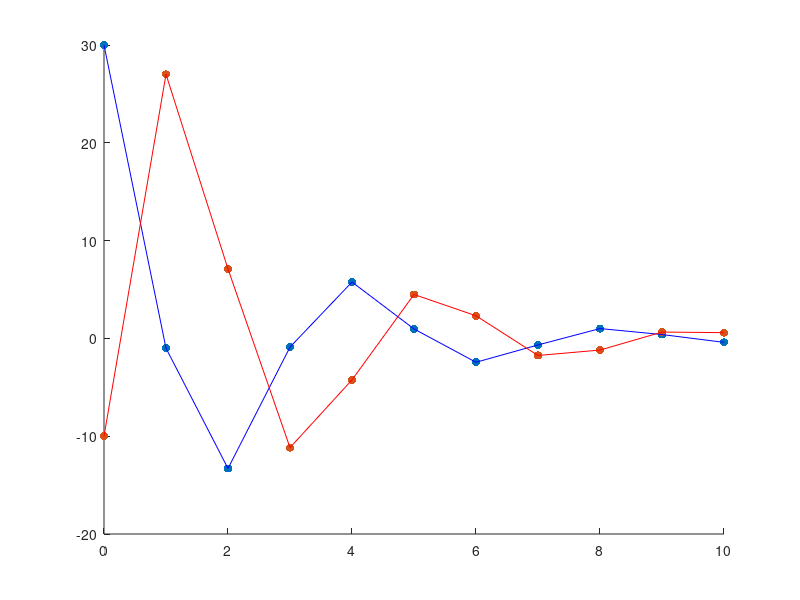

The MATLAB source for this figure:
%This is the code used to create the figures for Example 2 in 
%lecture 6: fixed points

%Determine the number of steps to take:
numSteps = 10;

%Create a list of the times at which we'll find the position:
t = linspace(0,numSteps, numSteps+1);

%Create a variable to store the positions in:
x = zeros(2, numSteps+1);

%Determine the initial points:
x(1,1) = 30;
x(2,1) = -10;

%Calculate the position at t = 1, t = 2, . . . , t = numSteps
for i = 1:numSteps
    x(1,i+1) = -0.2*x(1,i) - 0.5*x(2,i);
    x(2, i+1) = x(1,i) + 0.3*x(2,i);
end

%Plot each position:
hold off
scatter(t, x(1,:), 'filled', 'b')
hold on
scatter(t, x(2,:), 'filled', 'r')

plot(t, x(1,:), 'b')
plot(t, x(2,:), 'r')